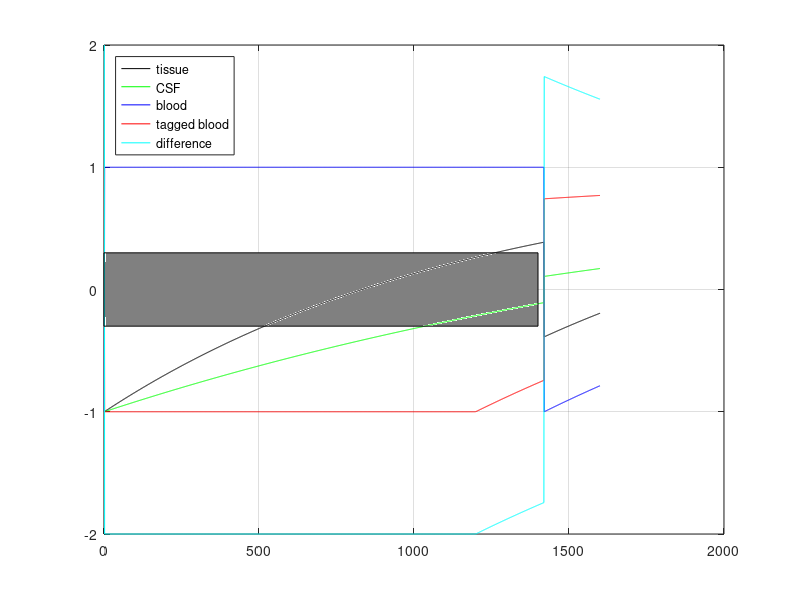
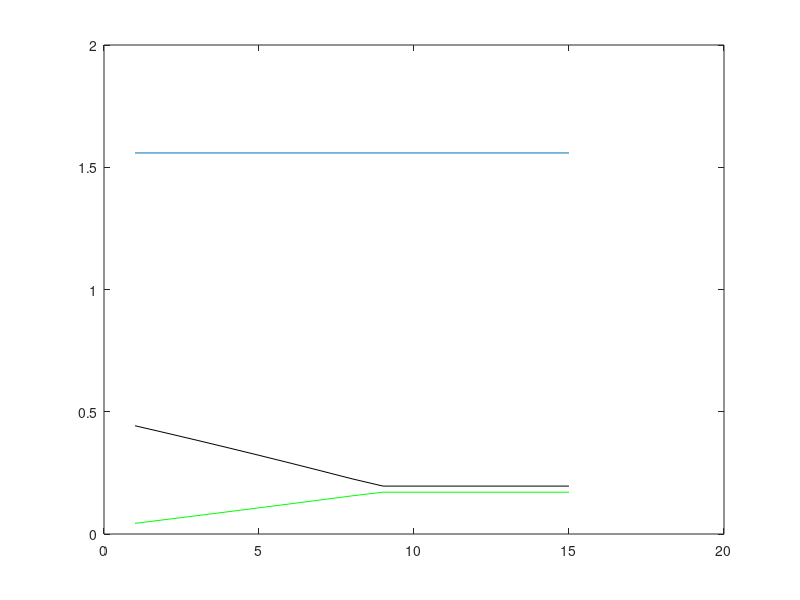

MATLAB code for these plots, in order:
clear
R1a = 1/1.6;
R1=1/1.2;
R1csf = 1/2.4;


interval = [0.02:0.02:0.3];
%interval = 0.5;
tag_length = 1.4;  % duration of labeling train
tag_delay = 1.2;
% define transit time as the time elapsed between tagging and acquisition
% t_transit = [0.1:0.1:1.6];
% time at which spins actually get tagged (depends on their transit time)
tag_time = [0:0.1:1.6];
tag_time = 1.2;

asl=zeros(length(tag_time), length(interval));
bkgnd=asl;


for nt = 1:length(tag_time)
    
    for ni=1:length(interval);
        
        a = 1.420;
		%a = tag_length +0.1;
        b = a + interval(ni);
        c = b + interval(ni);
        d = c + interval(ni);
        
        %%
        % Shin's schemes
%       a = 3.2 - 1.58;
%       b = 3.2 - 0.13;
        
%         a = 3.2 - 0.98;
%         b = 3.2 - 0.127
%          a = inf;
%          b = inf;
        %%
        % This scheme seems to be very robust over many T1 values
%         a = 3.2 - 1.1;
%         b = 3.2 - 0.1;
        %%
        
        dt=1e-3;
        mcsf(1) = -1;
        m(1) = -1;
        ma(1)= -1;
        mat(1)= 1;
        
        for n=2:1600
            dm =  (1 - m(n-1))*R1;
            m(n) = m(n-1) + dm*dt;
            
			dmcsf =  (1 - mcsf(n-1))*R1csf;
            mcsf(n) = mcsf(n-1) + dmcsf*dt;
            
            dma =  (1 - ma(n-1))*R1a;
            ma(n) = ma(n-1) + dma*dt;
            
            dmat =  (1 - mat(n-1))*R1a;
            mat(n) = mat(n-1) + dmat*dt;
            
            % at the end of the tagging we make sure the arterial spins are inverted
            if abs(n*dt)< tag_time(nt)
                ma(n) = 1;
                mat(n) = -1;
            end
            
            % inversion pulse applied to the whole brain and the artery
            if abs(n*dt -a)< (dt/2)
                mcsf(n) = -mcsf(n);
                m(n) = -m(n);
                ma(n) = -ma(n);
                mat(n) = -mat(n);
            end
           
            % inversion pulse applied to the whole brain and the artery
            if abs(n*dt - b)< (dt/2)
                mcsf(n) = -mcsf(n);
				m(n) = -m(n);
                ma(n) = -ma(n);
                mat(n) = -mat(n);
            end
     if 0       
            % inversion pulse applied to the whole brain and the artery
            if abs(n*dt - c)< (dt/2)
                mcsf(n) = -mcsf(n);
                m(n) = -m(n);
                ma(n) = -ma(n);
                mat(n) = -mat(n);
            end
     end   
        end
        figure(1)
        plot(m,'k'); grid on
        hold on;
		plot(mcsf,'g');
		plot(ma,'b')
        plot(mat,'r')
        plot(mat-ma,'c')
        
        legend('tissue','CSF','blood','tagged blood','difference','Location','NorthWest')
        rectangle('Position', [0 -0.3 tag_length/dt  0.6],'FaceColor',[0.5 0.5 0.5] )
        
        asl(nt,ni) =  mat(end-2)-ma(end-2);
        bkgnd(nt,ni) =  m(end-2);
		bkgnd2(nt,ni) =  mcsf(end-2);
        drawnow; pause(0.2);
        hold off
    end
    figure (2)
    plot(abs(asl(nt,:))); hold on; plot(abs(bkgnd(nt,:)),'k');plot(abs(bkgnd2(nt,:)),'g');hold off
end



% 
% figure
% subplot(211)
% imagesc(asl); title('ASL signal'); colorbar
% ylabel('Transit Time')
% xlabel('interpulse interval')
% 
% subplot(212)
% imagesc(abs(bkgnd)); title('Bcknd Signal'); colorbar
% ylabel('Transit Time')
% xlabel('interpulse interval')
% legend('ASL signal','tissue')
